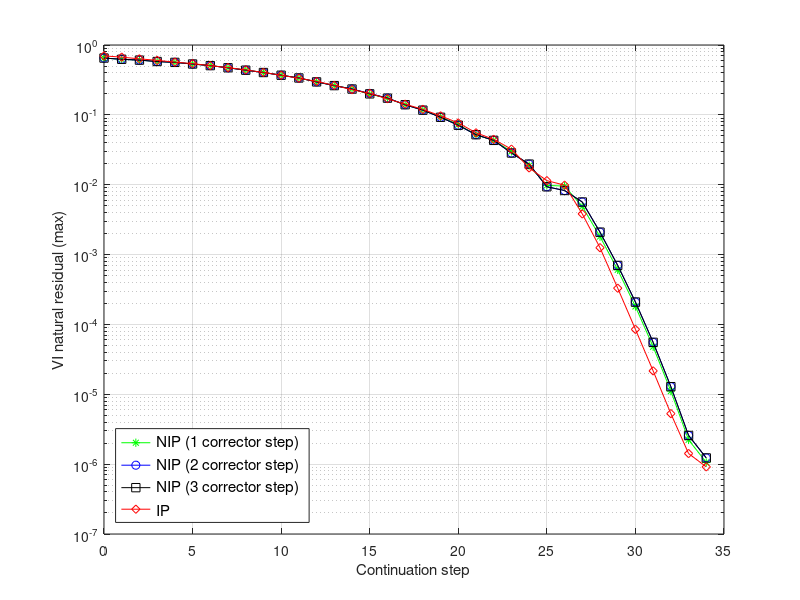
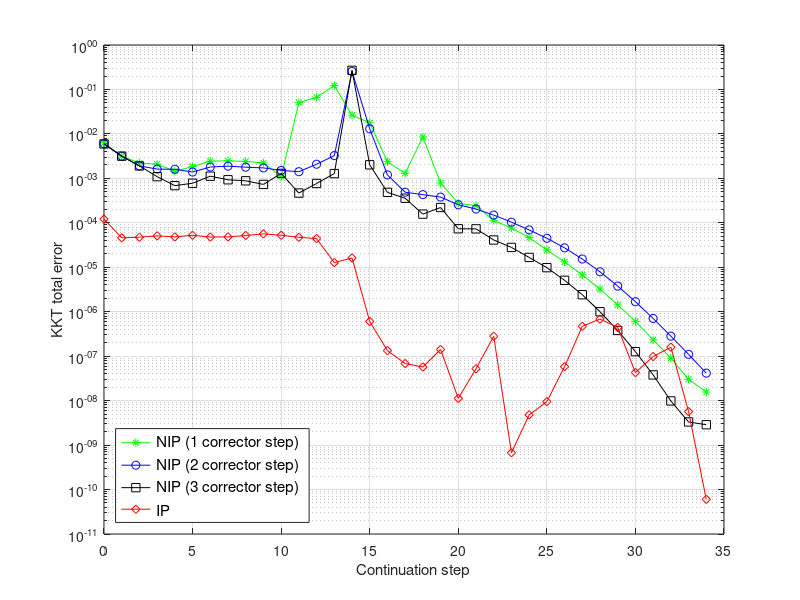
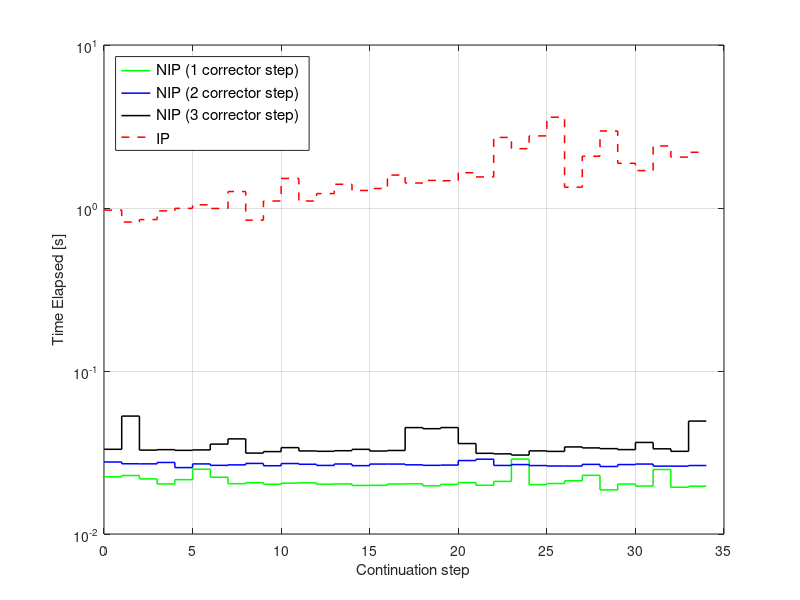

Write the MATLAB code that produced these figures, in order.
clear all
clc

%%
Data_NIP = load('Data_Newton_step_NIP');
Data_IP = load('Data_IP');
%%
continuationStepNum = Data_NIP.rec.Info{1}.continuationStepNum;
stepAxis = 0 : 1 : continuationStepNum;

figure(1)
semilogy(stepAxis, Data_NIP.rec.Info{1}.Log.VI_nat_res, 'g*-',...
    stepAxis, Data_NIP.rec.Info{2}.Log.VI_nat_res, 'bo-',...
    stepAxis, Data_NIP.rec.Info{3}.Log.VI_nat_res, 'ks-',...
    stepAxis, Data_IP.rec.Info.Log.VI_nat_res, 'rd-')
grid on
legend('NIP (1 corrector step)', 'NIP (2 corrector step)', 'NIP (3 corrector step)', 'IP',...
    'Location','southwest', 'FontSize', 11)
xlabel('Continuation step', 'FontSize', 11)
ylabel('VI natural residual (max)', 'FontSize', 11)

figure(2)
semilogy(stepAxis, Data_NIP.rec.Info{1}.Log.KKT_error(:, end), 'g*-',...
    stepAxis, Data_NIP.rec.Info{2}.Log.KKT_error(:, end), 'bo-',...
    stepAxis, Data_NIP.rec.Info{3}.Log.KKT_error(:, end), 'ks-',...
    stepAxis, Data_IP.rec.Info.Log.KKT_error(:, end), 'rd-')

grid on
legend('NIP (1 corrector step)', 'NIP (2 corrector step)', 'NIP (3 corrector step)', 'IP', ...
    'Location', 'southwest', 'FontSize', 11)
xlabel('Continuation step', 'FontSize', 11)
ylabel('KKT total error', 'FontSize', 11)

%
figure(3)
stairs(stepAxis, [Data_NIP.rec.Info{1}.Log.time(2: end); Data_NIP.rec.Info{1}.Log.time(end)], 'g-', 'LineWidth',1.1)
hold on
stairs(stepAxis, [Data_NIP.rec.Info{2}.Log.time(2: end); Data_NIP.rec.Info{2}.Log.time(end)], 'b-', 'LineWidth',1.1)
hold on
stairs(stepAxis, [Data_NIP.rec.Info{3}.Log.time(2: end); Data_NIP.rec.Info{3}.Log.time(end)], 'k-', 'LineWidth',1.1)
hold on
stairs(stepAxis, [Data_IP.rec.Info.Log.time(2: end); Data_IP.rec.Info.Log.time(end)], 'r--', 'LineWidth',1.1)
grid on
set(gca, 'YScale', 'log')
legend('NIP (1 corrector step)', 'NIP (2 corrector step)', 'NIP (3 corrector step)', 'IP', 'Location', 'northwest', 'FontSize', 11)
xlabel('Continuation step', 'FontSize', 11)    
ylabel('Time Elapsed [s]', 'FontSize', 11)
